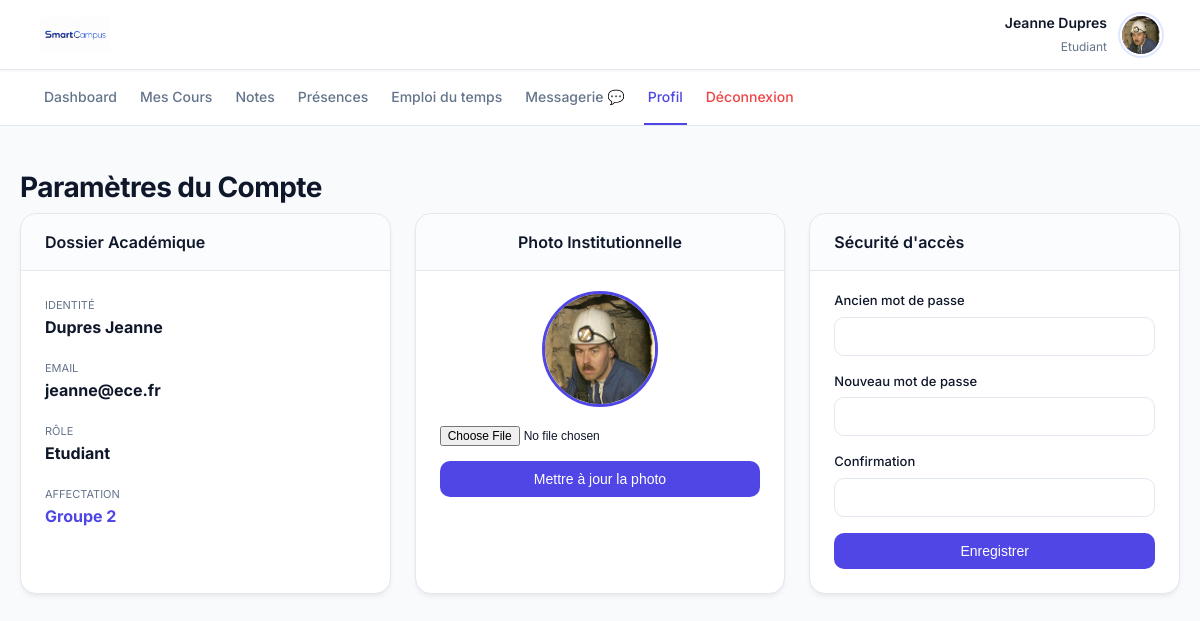
/profil.php (signed in), run on the app's committed database.
### tables this page shows
CREATE TABLE utilisateurs (
        id INTEGER PRIMARY KEY AUTOINCREMENT,
        prenom TEXT NOT NULL,
        nom TEXT NOT NULL,
        email TEXT UNIQUE NOT NULL,
        role TEXT CHECK(role IN ('etudiant', 'professeur', 'administrateur')) NOT NULL,
        mot_de_passe_hash TEXT NOT NULL,
        statut_compte TEXT DEFAULT 'actif',
        groupe_id INTEGER,
        FOREIGN KEY(groupe_id) REFERENCES groupes(id) ON DELETE SET NULL
    );

CREATE TABLE groupes (
        id INTEGER PRIMARY KEY AUTOINCREMENT,
        nom TEXT NOT NULL UNIQUE
    );

### profil.php (the view, shortened to what this page needs)
<?php
require_once 'db.php';
$mon_id = $_SESSION['utilisateur_id'];
$mon_role = $_SESSION['role'];
$stmt_info = $db->prepare("SELECT u.*, g.nom as nom_groupe FROM utilisateurs u LEFT JOIN groupes g ON u.groupe_id = g.id WHERE u.id = ?");
$stmt_info->execute([$mon_id]);
$mon_profil = $stmt_info->fetch(PDO::FETCH_ASSOC);
$initiales = strtoupper(substr($mon_profil['prenom'], 0, 1) . substr($mon_profil['nom'], 0, 1));
$avatar_url = null;
$search_avatar = glob("uploads/avatars/avatar_" . $mon_id . ".*");
if (!empty($search_avatar)) {
    $avatar_url = $search_avatar[0];
}
$stmt_unread = $db->prepare("SELECT COUNT(*) FROM messages WHERE destinataire_id = ? AND lu = 0");
$stmt_unread->execute([$mon_id]); $messages_non_lus = $stmt_unread->fetchColumn();
?>
<!DOCTYPE html>
<html lang="fr">
<head>
    <meta charset="UTF-8"><title>Mon Profil - SmartCampus</title><link rel="stylesheet" href="style.css">
</head>
<body>
    <header class="top-bar">
        <img src="images/logo.jpg" alt="Logo" onerror="this.src='https://via.placeholder.com/120x45?text=SmartCampus'">
        <div class="user-widget">
            <div class="user-widget-info" style="text-align: right;">
                <strong><?= htmlspecialchars($mon_profil['prenom'] . ' ' . $mon_profil['nom']) ?></strong>
                <span style="text-transform: capitalize;"><?= $mon_role ?></span>
            </div>
            <div class="avatar-small" <?= $mon_role === 'administrateur' ? 'style="background:#2b2b2b;"' : '' ?>>
                <?php if ($avatar_url): ?><img src="<?= $avatar_url ?>" alt="Profil"><?php else: ?><?= $initiales ?><?php endif; ?>
            </div>
        </div>
    </header>
    <nav class="top-nav">
        <?php if ($mon_role === 'administrateur'): ?>
            <a href="dashboard_administrateur.php">Membres & Classes</a><a href="gestion_cours.php">Programme</a><a href="gestion_absences.php">Scolarité (Absences)</a><a href="rapports_admin.php">📊 Rapports</a>
        <?php elseif ($mon_role === 'professeur'): ?>
            <a href="dashboard_professeur.php">Évaluations</a><a href="faire_appel.php">Faire l'appel</a>
        <?php else: ?>
            <a href="dashboard_etudiant.php">Dashboard</a><a href="mes_cours.php">Mes Cours</a><a href="mes_notes.php">Notes</a><a href="presences.php">Présences</a><a href="planning.php">Emploi du temps</a>
        <?php endif; ?>
        <a href="messagerie.php">Messagerie 💬<?php if ($messages_non_lus > 0): ?><span class="notification-badge"><?= $messages_non_lus ?></span><?php endif; ?></a>
        <a href="profil.php" class="active">Profil</a>
        <a href="deconnexion.php" style="color:var(--danger);">Déconnexion</a>
    </nav>
    <div class="container">
        <h1>Paramètres du Compte</h1>
        <div class="dashboard-grid" style="grid-template-columns: 1fr 1fr 1fr;">
            <div class="card">
                <div class="card-header"><h2>Dossier Académique</h2></div>
                <div style="margin-bottom:15px;"><span style="font-size:11px;color:var(--text-muted);text-transform:uppercase;">Identité</span><strong style="display:block;"><?= htmlspecialchars($mon_profil['nom'].' '.$mon_profil['prenom']) ?></strong></div>
                <div style="margin-bottom:15px;"><span style="font-size:11px;color:var(--text-muted);text-transform:uppercase;">Email</span><strong style="display:block;"><?= htmlspecialchars($mon_profil['email']) ?></strong></div>
                <div style="margin-bottom:15px;"><span style="font-size:11px;color:var(--text-muted);text-transform:uppercase;">Rôle</span><strong style="display:block;text-transform:capitalize;"><?= $mon_role ?></strong></div>
                <?php if($mon_role === 'etudiant'): ?><div><span style="font-size:11px;color:var(--text-muted);text-transform:uppercase;">Affectation</span><strong style="display:block;color:var(--primary);"><?= $mon_profil['nom_groupe'] ? htmlspecialchars($mon_profil['nom_groupe']):'Aucune' ?></strong></div><?php endif; ?>
            </div>
            <div class="card" style="text-align:center;">
                <div class="card-header"><h2>Photo Institutionnelle</h2></div>
                <div style="display:flex;justify-content:center;margin:15px 0;">
                    <div style="width:110px;height:110px;border-radius:50%;background:var(--bg-body);overflow:hidden;border:3px solid var(--primary);display:flex;align-items:center;justify-content:center;font-size:32px;font-weight:bold;color:var(--text-muted);">
                        <?php if($avatar_url): ?><img src="<?= $avatar_url ?>" style="width:100%;height:100%;object-fit:cover;" alt="Avatar"><?php else: ?><?= $initiales ?><?php endif; ?>
                    </div>
                </div>
                <form method="POST" enctype="multipart/form-data">
                    <input type="file" name="avatar" accept=".jpg,.jpeg,.png" required style="font-size:12px;margin-bottom:15px;width:100%;">
                    <button type="submit" class="btn-action" style="width:100%;">Mettre à jour la photo</button>
                </form>
            </div>
            <div class="card">
                <div class="card-header"><h2>Sécurité d'accès</h2></div>
                <form method="POST">
                    <label>Ancien mot de passe</label><input type="password" name="ancien_mdp" required>
                    <label>Nouveau mot de passe</label><input type="password" name="nouveau_mdp" required>
                    <label>Confirmation</label><input type="password" name="confirmer_mdp" required>
                    <button type="submit" class="btn-action" style="width:100%;">Enregistrer</button>
                </form>
            </div>
        </div>
    </div>
</body>
</html>

### style.css (style rules this page uses)
:root { --primary: #4f46e5; --primary-hover: #4338ca; --primary-light: #e0e7ff; --bg-body: #f8fafc; --surface: #ffffff; --text-main: #0f172a; --text-muted: #64748b; --border: #e2e8f0; --success: #10b981; --success-bg: #d1fae5; --danger: #ef4444; --danger-bg: #fee2e2; --warning: #f59e0b; --radius-md: 10px; --radius-lg: 16px; --shadow-sm: 0 1px 2px 0 rgb(0 0 0 / 0.05); --shadow-md: 0 4px 6px -1px rgb(0 0 0 / 0.05), 0 2px 4px -2px rgb(0 0 0 / 0.05); --shadow-hover: 0 10px 15px -3px rgb(0 0 0 / 0.08), 0 4px 6px -4px rgb(0 0 0 / 0.04); --transition: all 0.25s ease; }
body { font-family: 'Inter', sans-serif; background-color: var(--bg-body); color: var(--text-main); margin: 0; padding: 0; line-height: 1.5; }
h1 { font-size: 28px; font-weight: 700; margin-bottom: 5px; letter-spacing: -0.02em; }
h2 { font-size: 16px; font-weight: 600; margin: 0; color: var(--text-main); }
a { text-decoration: none; transition: var(--transition); }
.top-bar { background: var(--surface); border-bottom: 1px solid var(--border); padding: 12px 40px; display: flex; justify-content: space-between; align-items: center; position: sticky; top: 0; z-index: 100; box-shadow: var(--shadow-sm); }
.top-bar img { height: 35px; border-radius: 4px; }
.user-widget { display: flex; align-items: center; gap: 15px; }
.user-widget-info strong { display: block; font-size: 14px; font-weight: 600; }
.user-widget-info span { font-size: 12px; color: var(--text-muted); }
.avatar-small { width: 38px; height: 38px; border-radius: 50%; background: var(--primary); color: white; display: flex; align-items: center; justify-content: center; font-weight: 600; font-size: 14px; overflow: hidden; box-shadow: 0 0 0 2px var(--surface), 0 0 0 4px var(--primary-light); }
.avatar-small img { width: 100%; height: 100%; object-fit: cover; }
.top-nav { background: var(--surface); padding: 0 40px; display: flex; gap: 15px; border-bottom: 1px solid var(--border); }
.top-nav a { color: var(--text-muted); padding: 16px 4px; font-size: 14px; font-weight: 500; border-bottom: 2px solid transparent; }
.top-nav a.active { color: var(--primary); border-bottom: 2px solid var(--primary); }
.container { max-width: 1200px; margin: 40px auto; padding: 0 20px; }
.dashboard-grid { display: grid; grid-template-columns: 2fr 1fr; gap: 24px; }
.card { background: var(--surface); border: 1px solid var(--border); border-radius: var(--radius-lg); box-shadow: var(--shadow-md); padding: 24px; min-width: 0; transition: var(--transition); }
.card-header { border-bottom: 1px solid var(--border); margin: -24px -24px 20px -24px; padding: 16px 24px; background: rgba(248, 250, 252, 0.5); border-top-left-radius: var(--radius-lg); border-top-right-radius: var(--radius-lg); }
label { display: block; font-size: 13px; font-weight: 500; margin-bottom: 6px; color: var(--text-main); }
input[type="text"], input[type="email"], input[type="password"], input[type="number"], input[type="time"], input[type="date"], select, textarea { width: 100%; padding: 10px 14px; border: 1px solid var(--border); border-radius: var(--radius-md); margin-bottom: 16px; font-size: 14px; box-sizing: border-box; background-color: var(--surface); color: var(--text-main); transition: var(--transition); font-family: inherit; }
.btn-action { background: var(--primary); color: white; border: none; padding: 10px 20px; border-radius: var(--radius-md); cursor: pointer; font-weight: 500; font-size: 14px; transition: var(--transition); display: inline-flex; align-items: center; justify-content: center; }

### data on the page
utilisateurs: prenom+nom "Jeanne Dupres", nom+prenom "Dupres Jeanne", email "jeanne@ece.fr", groupe.nom "Groupe 2"

### other printed values
$mon_role "Etudiant"
